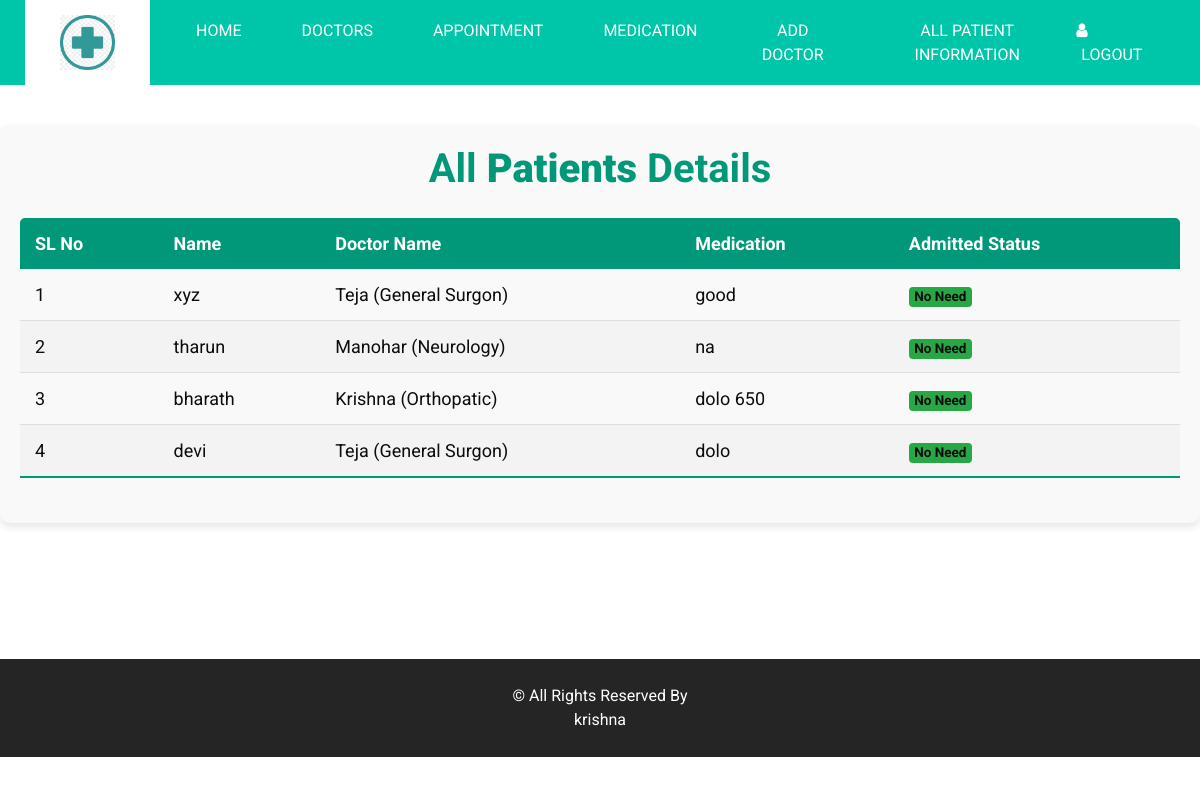
The app's page /doctor/Medication_view_admin/ with its own data.
### Doctor/models.py (models this page shows)
class Doctor_Medication(models.Model):
    p_id = models.CharField(max_length=100)
    name = models.CharField(max_length=100)
    doctor_name = models.CharField(max_length=100)
    prescription = models.CharField(max_length=1000)
    admitted = models.CharField(max_length=100)
    medication = models.CharField(max_length=20)
    def __str__(self):
        return self.name

### Doctor/views.py (the view)
# urls.py: path('Medication_view_admin/' , views.Medicatin_view_admin , name='Medication_view_admin')
def Medicatin_view_admin(request):
    data = Doctor_Medication.objects.filter(medication='Sended')
    print('axsasasas',data)
    return render(request  ,'Doctor/Medicatin_view_admin.html'  , {'data':data})

### Template/Doctor/Medicatin_view_admin.html (shortened to what this page needs)
{% extends 'Admin/AdminHome.html' %}
{% block contents %}
{% load static %}
<div class="doctor-details">
    <h1 class="text-center" style="color: #009879;">All <strong > Patients</strong>  Details</h1>
    <table class="styled-table">
        <thead>
            <tr>
                <th>SL No</th>
                <th>Name</th>
                <th>Doctor Name</th>
                <th>Medication</th>
                <th>Admitted Status</th>
            </tr>
        </thead>
        <tbody>
            {% for doc in data %}
            <tr>
                <td>{{forloop.counter}}</td>
                <td>{{ doc.name }}</td>
                <td>{{ doc.doctor_name}}</td>
                <td>{{ doc.prescription }}</td>
              <td> <span class="badge bg-success"> {{ doc.admitted }} </span></td>
            </tr>
            {% endfor %}
        </tbody>
    </table>
</div>
{% endblock %}

### Template/Admin/AdminHome.html (shortened to what this page needs)
<!DOCTYPE html>
<html lang="en">
{% load static %}
<head>
    <link rel="stylesheet" type="text/css" href="{% static 'Css/bootstrap.css' %}" />
    <link rel="stylesheet" href="https://cdnjs.cloudflare.com/ajax/libs/OwlCarousel2/2.3.4/assets/owl.carousel.min.css" />
    <link href="{% static 'Css/font-awesome.min.css' %}" rel="stylesheet" />
    <link rel="stylesheet" href="https://cdnjs.cloudflare.com/ajax/libs/jquery-nice-select/1.1.0/css/nice-select.min.css"
 />
    <link rel="stylesheet" href="https://cdnjs.cloudflare.com/ajax/libs/bootstrap-datepicker/1.3.0/css/datepicker.css">
    <link href="{% static 'Css/style.css' %}" rel="stylesheet" />
    <link href="{% static 'css/responsive.css' %}" rel="stylesheet" />
</head>
<body>
    <div class="hero_area">
        <header class="header_section">
            <div class="header_bottom">
                <div class="container-fluid">
                    <nav class="navbar navbar-expand-lg custom_nav-container">
                        <a class="navbar-brand" href="#">
                            <img src="{% static 'images/logo.png' %}" alt="Logo">
                        </a>
                        <div class="collapse navbar-collapse" id="navbarSupportedContent">
                            <div class="d-flex mr-auto flex-column flex-lg-row align-items-center">
                                <ul class="navbar-nav">
                                    <li class="nav-item active">
                                        <a class="nav-link" href="{% url 'Admin_Home' %}">Home</a>
                                    </li>
                                    <li class="nav-item">
                                        <a class="nav-link" href="{% url 'Doctor_Details' %}">Doctors</a>
                                    </li>
                                    <li class="nav-item">
                                        <a class="nav-link" href="{%url 'View_Appointments' %}">Appointment</a>
                                    </li>
                                    <li class="nav-item">
                                        <a class="nav-link" href="{% url 'Medication_view_admin' %}">Medication</a>
                                    </li>
                                    <li class="nav-item">
                                        <a class="nav-link" href="{% url 'Add_Doctor' %}">Add Doctor</a>
                                    </li>
                                    <li class="nav-item">
                                        <a class="nav-link" href="{% url 'All_Patient_information' %}">All Patient Information</a>
                                    </li>
                                </ul>
                            </div>
                            <div class="quote_btn-container">
                                <a href="{% url 'base' %}">
                                    <i class="fa fa-user" aria-hidden="true"></i>
                                    <span>Logout</span>
                                </a>
                            </div>
                        </div>
                    </nav>
                </div>
            </div>
        </header>
        {% block contents %}{% endblock %}
    </div>
     <br><br><br><br>
    <footer class="footer_section">
        <div class="container">
            <p>
                &copy;  All Rights Reserved By <br>
                <a href="https://html.design/">krishna</a>
            </p>
        </div>
    </footer>
</body>
</html>

### Static/Css/style.css (style rules this page uses)
body { font-family: 'Roboto', sans-serif; color: #0c0c0c; background-color: #ffffff; overflow-x: hidden; }
a, a:hover, a:focus { text-decoration: none; }
.hero_area { position: relative; }
.header_section .header_bottom { background-color: #00c6a9; }
.header_section .header_bottom .container-fluid { padding-right: 25px; padding-left: 25px; }
.navbar-brand { background-color: #ffffff; padding: 15px 35px; }
.navbar-brand img { width: 55px; }
.custom_nav-container { padding: 0; }
.custom_nav-container .navbar-nav .nav-item .nav-link { padding: 3px 15px; margin: 10px 15px; color: #ffffff; text-align: center; text-transform: uppercase; }
.quote_btn-container { display: -webkit-box; display: -ms-flexbox; display: flex; -webkit-box-align: center; -ms-flex-align: center; align-items: center; }
.quote_btn-container a { color: #ffffff; margin-right: 25px; text-transform: uppercase; }
.quote_btn-container a span { margin-left: 5px; }
.footer_section { position: relative; background-color: #252525; text-align: center; }
.footer_section p { color: #ffffff; padding: 25px 0; margin: 0; }
.footer_section p a { color: inherit; }

### Static/Css/responsive.css (style rules this page uses)
@media (min-width: 1200px) { .container { max-width: 1170px; } }

### Template/Doctor/Medicatin_view_admin.html (style rules this page uses)
.doctor-details { max-width: 1200px; margin: 40px auto; padding: 20px; background-color: #f9f9f9; border-radius: 10px; box-shadow: 0 4px 8px rgba(0, 0, 0, 0.1); }
.text-center { text-align: center; color: #333; font-weight: bold; margin-bottom: 20px; }
.styled-table { width: 100%; border-collapse: collapse; margin: 25px 0; font-size: 18px; text-align: left; border-radius: 5px 5px 0 0; overflow: hidden; }
.styled-table th, .styled-table td { padding: 12px 15px; }
.styled-table thead tr { background-color: #009879; color: #ffffff; text-align: left; font-weight: bold; }
.styled-table tbody tr { border-bottom: 1px solid #dddddd; }
.styled-table tbody tr:nth-of-type(even) { background-color: #f3f3f3; }
.styled-table tbody tr:last-of-type { border-bottom: 2px solid #009879; }

### records on screen
Doctor_Medication: name "xyz", doctor_name "Teja (General Surgon)", prescription "good", admitted "No Need"
Doctor_Medication: name "tharun", doctor_name "Manohar (Neurology)", prescription "na", admitted "No Need"
Doctor_Medication: name "bharath", doctor_name "Krishna (Orthopatic)", prescription "dolo 650", admitted "No Need"
Doctor_Medication: name "devi", doctor_name "Teja (General Surgon)", prescription "dolo", admitted "No Need"
